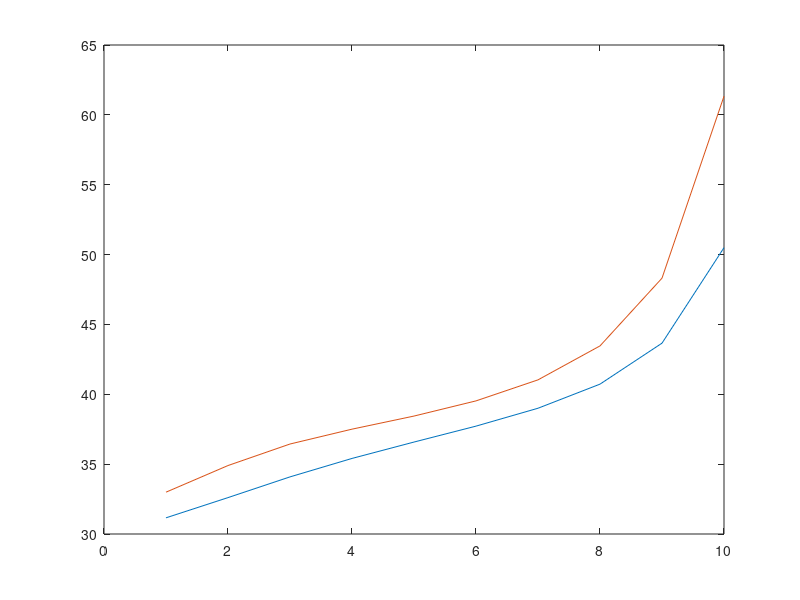

The MATLAB source for this figure:
air = [...
  304.3077...
  305.7548...
  307.2380...
  308.5589...
  309.7315...
  310.8707...
  312.1513...
  313.8762...
  316.8091...
  323.6442];
  co2 = [...
  334.4854...
  321.4613...
  316.6126...
  314.1826...
  312.6777...
  311.5916...
  310.6540...
  309.5905...
  308.0502...
  306.1440];
figure(2)
plot(air-273.15)
hold on
plot(flip(co2)-273.15)
hold off
